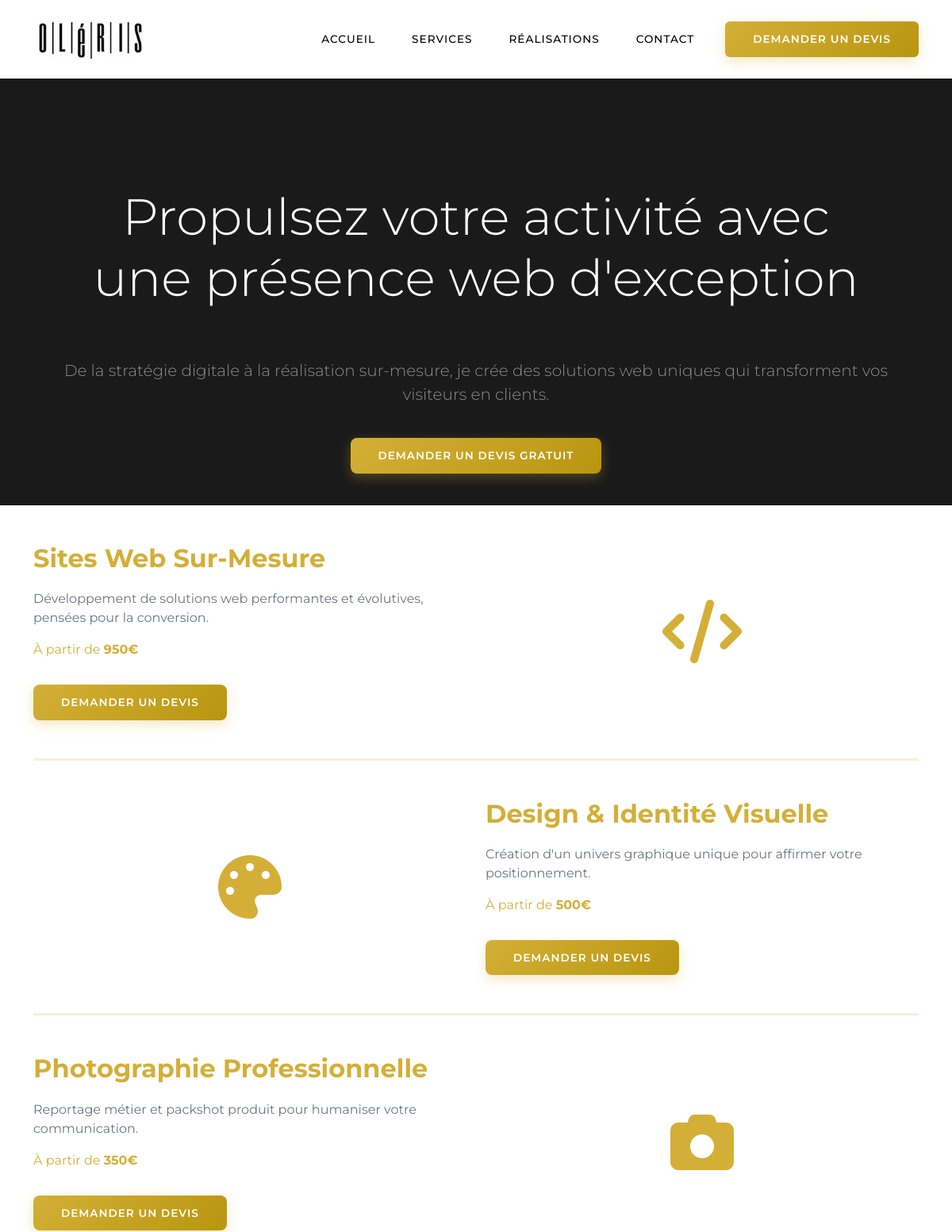
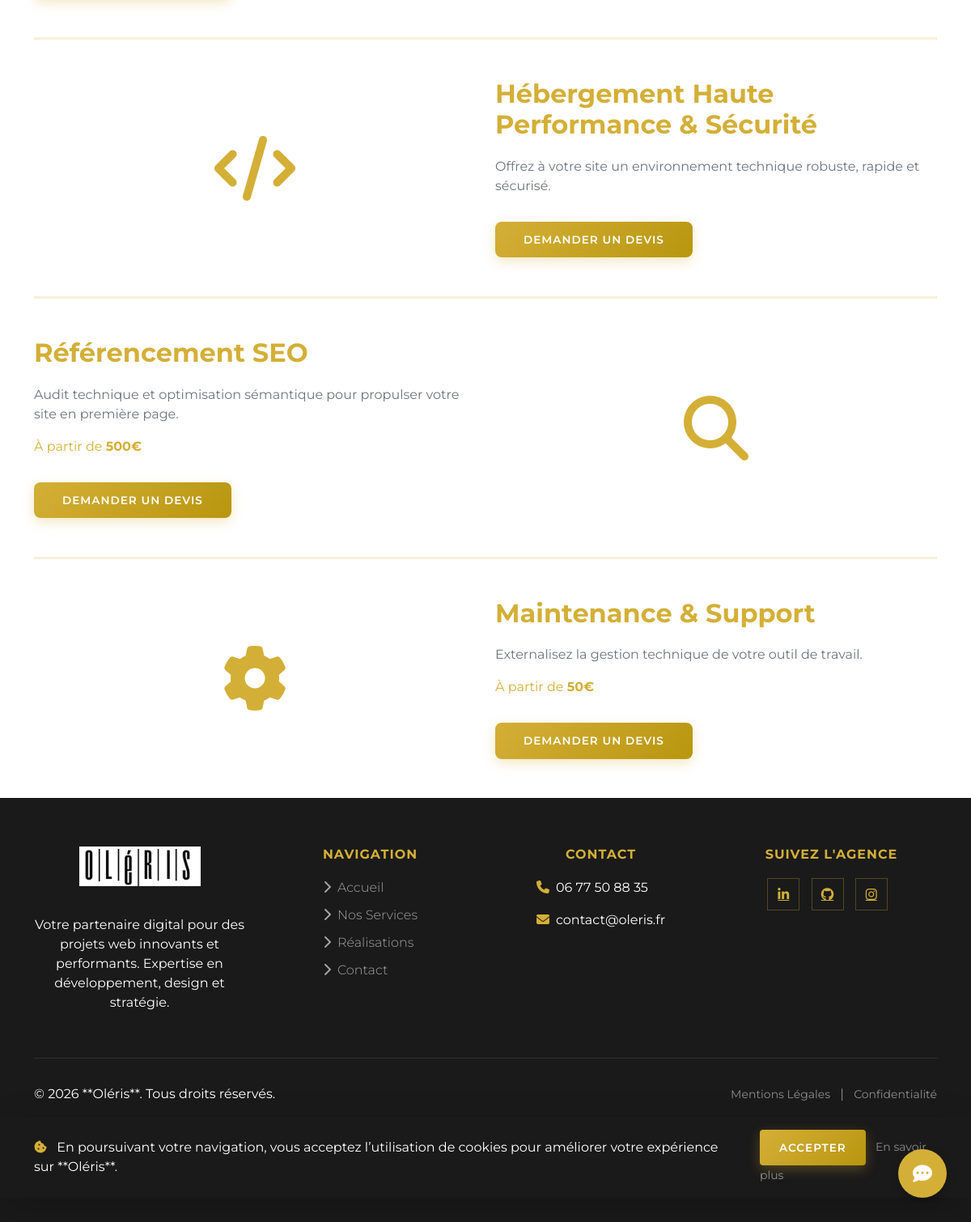
Page /pages/service.php on the committed database (2 pictures, top to bottom).
### tables this page shows
CREATE TABLE `services` (
  `id` int(11) NOT NULL AUTO_INCREMENT,
  `nom` varchar(255) NOT NULL,
  `description` text DEFAULT NULL,
  `duree_estimee` varchar(100) DEFAULT NULL,
  `icone` varchar(100) DEFAULT NULL,
  `prix_min` decimal(10,2) DEFAULT NULL,
  `prix_max` decimal(10,2) DEFAULT NULL,
  `ordre_affichage` int(11) DEFAULT 0,
  `actif` tinyint(1) DEFAULT 1,
  `date_creation` datetime DEFAULT current_timestamp(),
  PRIMARY KEY (`id`)
);

### includes/db.inc.php (called while the page is built, shortened)
<?php
function getServices($conn) {
    $sql = "SELECT * FROM services WHERE actif = 1 ORDER BY ordre_affichage";
    $result = $conn->query($sql);
    return $result ? $result->fetch_all(MYSQLI_ASSOC) : [];
}
?>

### pages/service.php (the view)
<?php
include '../includes/db.inc.php';
$services = getServices($conn);
include '../includes/header.inc.php';
?>
<main>
    <section class="services-hero-section section-padding" style="background-color: var(--grey-dark); padding: 40px 0; min-height: 220px; display: flex; align-items: center;">
        <div class="container">
            <div class="row">
                <div class="col-12 text-center" data-aos="fade-up">
                    <h1 class="display-3 text-white mb-3 mt-5 p-5">Propulsez votre activité avec une présence web d'exception</h1>
                    <p class="lead text-white-50">De la stratégie digitale à la réalisation sur-mesure, je crée des solutions web uniques qui transforment vos visiteurs en clients.</p>
                </div>
            </div>
            <div class="text-center mt-4">
                <a href="devis.php" class="btn btn-gold btn-lg">Demander un devis gratuit</a>
            </div>
        </div>
    </section>
    <section class="services-list-section section-padding">
        <div class="container">
            <?php foreach ($services as $index => $service) : ?>
                <?php
                $fade_direction = ($index % 2 == 0) ? 'fade-right' : 'fade-left';
                $row_reverse_class = ($index % 2 == 0) ? '' : 'flex-md-row-reverse';
                ?>
                <div class="row mb-5 align-items-center mt-5 <?php echo $row_reverse_class; ?>" data-aos="<?php echo $fade_direction; ?>">
                    <div class="col-md-6">
                        <h2 class="section-title-gold"><?php echo htmlspecialchars($service['nom']); ?></h2>
                        <p class="text-secondary"><?php echo htmlspecialchars($service['description']); ?></p>
                        <?php if ($service['prix_min']) : ?>
                            <p class="text-gold mt-3">
                                À partir de <strong><?php echo number_format($service['prix_min'], 0, ',', ' '); ?>€</strong>
                            </p>
                        <?php endif; ?>
                        <a href="devis.php?service=<?php echo urlencode($service['nom']); ?>" class="btn btn-gold btn-lg mt-3">Demander un devis</a>
                    </div>
                    <div class="col-md-6 mt-4 mt-md-0 text-center">
                        <i class="fas <?php echo htmlspecialchars($service['icone']); ?> fa-5x text-gold"></i>
                    </div>
                </div>
                <?php if ($index < count($services) - 1) : ?>
                    <hr class="my-5 border-gold">
                <?php endif; ?>
            <?php endforeach; ?>
        </div>
    </section>
</main>
<?php
include '../includes/footer.inc.php';
?>

### includes/header.inc.php (shortened to what this page needs)
<?php
$current_dir = dirname($_SERVER['PHP_SELF']);
$is_in_pages_folder = (basename($current_dir) === 'pages');
$path_prefix = $is_in_pages_folder ? '' : 'pages/';
$current_page = basename($_SERVER['PHP_SELF']);
?>
<!DOCTYPE html>
<html lang="fr">
<head>
    <link href="https://cdnjs.cloudflare.com/ajax/libs/bootstrap/5.3.2/css/bootstrap.min.css" rel="stylesheet">
    <link href="https://cdnjs.cloudflare.com/ajax/libs/font-awesome/6.4.2/css/all.min.css" rel="stylesheet">
    <link href="https://cdnjs.cloudflare.com/ajax/libs/aos/2.3.4/css/aos.min.css" rel="stylesheet">
    <link href="/css/cssprojet.css" rel="stylesheet">
</head>
<body>
    <nav class="navbar navbar-expand-lg fixed-top">
        <div class="container">
            <a class="navbar-brand logo-text" href="/">
                <img src="/images/oleris.jpg" alt="Logo Oléris - Agence Web" width="150">
            </a>
            <div class="collapse navbar-collapse" id="navbarNav">
                <ul class="navbar-nav ms-auto align-items-center">
                    <li class="nav-item">
                        <a class="nav-link <?php echo ($current_page == 'index.php') ? 'active' : ''; ?>" href="/">Accueil</a>
                    </li>
                    <li class="nav-item">
                        <a class="nav-link <?php echo ($current_page == 'service.php') ? 'active' : ''; ?>" href="<?php echo $path_prefix; ?>service.php">Services</a>
                    </li>
                    <li class="nav-item">
                        <a class="nav-link <?php echo ($current_page == 'realisation.php') ? 'active' : ''; ?>" href="<?php echo $path_prefix; ?>realisation.php">Réalisations</a>
                    </li>
                    <li class="nav-item">
                        <a class="nav-link <?php echo ($current_page == 'contact.php') ? 'active' : ''; ?>" href="<?php echo $path_prefix; ?>contact.php">Contact</a>
                    </li>
                    <li class="nav-item">
                        <a href="<?php echo $path_prefix; ?>devis.php" class="btn btn-gold ms-lg-3">Demander un Devis</a>
                    </li>
                </ul>
            </div>
        </div>
    </nav>

### includes/footer.inc.php (shortened to what this page needs)
<?php
$current_dir = dirname($_SERVER['PHP_SELF']);
$is_in_pages_folder = (basename($current_dir) === 'pages');
$path_prefix = $is_in_pages_folder ? '' : 'pages/';
?>
<footer class="site-footer">
    <div class="container">
        <div class="row footer-content justify-content-between">
            <div class="col-md-3 mb-4 text-center">
                <div class="footer-brand">
                    <a class="navbar-brand logo-text" href="/">
                        <img src="/images/oleris.jpg" alt="Logo Oléris - Agence Web" class="footer-logo" width="150">
                    </a>
                </div>
                <p class="footer-description mt-3">
                    Votre partenaire digital pour des projets web innovants et performants. Expertise en développement, design et stratégie.
                </p>
            </div>
            <div class="col-md-3 mb-4 text-center">
                <h4 class="footer-title">Navigation</h4>
                <ul class="footer-links list-unstyled d-inline-block text-start">
                    <li><a href="/"><i class="fas fa-chevron-right me-2"></i>Accueil</a></li>
                    <li><a href="<?php echo $path_prefix; ?>service.php"><i class="fas fa-chevron-right me-2"></i>Nos Services</a></li>
                    <li><a href="<?php echo $path_prefix; ?>realisation.php"><i class="fas fa-chevron-right me-2"></i>Réalisations</a></li>
                    <li><a href="<?php echo $path_prefix; ?>contact.php"><i class="fas fa-chevron-right me-2"></i>Contact</a></li>
                </ul>
            </div>
            <div class="col-md-3 mb-4 text-center">
                <h4 class="footer-title">Contact</h4>
                <ul class="footer-contact list-unstyled d-inline-block text-start">
                    <li class="mb-3">
                        <a href="tel:+33677508835" class="text-decoration-none text-reset">
                            <i class="fas fa-phone text-gold me-2"></i>06 77 50 88 35
                        </a>
                    </li>
                    <li>
                        <a href="mailto:contact@oleris.fr" class="text-decoration-none text-reset">
                            <i class="fas fa-envelope text-gold me-2"></i>contact@oleris.fr
                        </a>
                    </li>
                </ul>
            </div>
            <div class="col-md-3 mb-4 text-center">
                <h4 class="footer-title">Suivez l'Agence</h4>
                <div class="social-links">
                    <a href="https://www.linkedin.com/in/humblot-dylan-49835b341/" target="_blank" rel="noopener" aria-label="LinkedIn">
                        <i class="fab fa-linkedin-in"></i>
                    </a>
                    <a href="https://github.com/Dylanhblt03" target="_blank" rel="noopener" aria-label="GitHub">
                        <i class="fab fa-github"></i>
                    </a>
                    <a href="https://www.instagram.com/nuagedencre/" target="_blank" rel="noopener" aria-label="Instagram">
                        <i class="fab fa-instagram"></i>
                    </a>
                </div>
            </div>
        </div>
        <hr class="border-secondary opacity-25">
        <div class="footer-bottom py-3">
            <div class="row align-items-center">
                <div class="col-md-6 text-center text-md-start">
                    <p class="mb-0">&copy; <?php echo date('Y'); ?> **Oléris**. Tous droits réservés.</p>
                </div>
                <div class="col-md-6 text-center text-md-end">
                    <a href="<?php echo $path_prefix; ?>mentions-legales.php" class="text-white-50 text-decoration-none small">Mentions Légales</a>
                    <span class="text-white-50 mx-2">|</span>
                    <a href="<?php echo $path_prefix; ?>politique-confidentialite.php" class="text-white-50 text-decoration-none small">Confidentialité</a>
                </div>
            </div>
        </div>
    </div>
    <div id="cookie-banner" class="cookie-banner shadow-lg">
    <div class="container d-flex flex-column flex-md-row align-items-center justify-content-between py-3">
        <div class="cookie-text me-md-4 mb-3 mb-md-0">
            <i class="fas fa-cookie-bite text-gold me-2"></i>
            <span>En poursuivant votre navigation, vous acceptez l’utilisation de cookies pour améliorer votre expérience sur **Oléris**.</span>
        </div>
        <div class="cookie-buttons">
            <button id="accept-cookies" class="btn btn-gold btn-sm px-4 me-2">Accepter</button>
            <a href="<?php echo $path_prefix; ?>politique-confidentialite.php" class="text-white-50 small text-decoration-none">En savoir plus</a>
        </div>
    </div>
</div>
</footer>
<div id="chatbot-toggle-btn" class="chatbot-toggle-btn" aria-label="Ouvrir l'assistant">
    <i class="fas fa-comment-dots"></i>
</div>
</body>
</html>

### css/cssprojet.css (style rules this page uses)
:root { --gold-color: #D4AF37; --gold-light: #F4E5B8; --gold-dark: #B8960F; --black-color: #000000; --white-color: #FFFFFF; --grey-dark: #1a1a1a; --grey-light: #f5f5f5; }
* { scrollbar-width: thin; scrollbar-color: var(--gold-color) var(--black-color); }
* { margin: 0; padding: 0; box-sizing: border-box; }
body { font-family: 'Montserrat', sans-serif; overflow-x: hidden; color: var(--black-color); background: var(--white-color); }
.navbar { background: var(--white-color); backdrop-filter: blur(10px); box-shadow: 0 2px 20px rgba(0,0,0,0.05); transition: all 0.3s ease; padding: 20px 0; position: relative; z-index: 1000; }
.logo-text { font-weight: 700; font-size: 1.8rem; color: var(--black-color); letter-spacing: 3px; position: relative; }
.nav-link { color: var(--black-color) !important; font-weight: 500; margin: 0 15px; transition: all 0.3s ease; position: relative; text-transform: uppercase; font-size: 0.85rem; letter-spacing: 1px; }
.nav-link::after { content: ''; position: absolute; bottom: -5px; left: 0; width: 0; height: 2px; background: var(--gold-color); transition: width 0.3s ease; }
.btn-gold { background: linear-gradient(135deg, var(--gold-color), var(--gold-dark)); border: none; padding: 12px 35px; color: var(--white-color); font-weight: 600; transition: all 0.3s ease; text-transform: uppercase; letter-spacing: 1px; font-size: 0.85rem; box-shadow: 0 5px 15px rgba(212, 175, 55, 0.3); }
footer { background: var(--grey-dark); color: var(--white-color); padding: 60px 0 30px; }
.footer-logo { font-size: 1.5rem; font-weight: 800; letter-spacing: 3px; margin-bottom: 20px; }
.footer-title { font-size: 1rem; font-weight: 700; text-transform: uppercase; letter-spacing: 1px; margin-bottom: 20px; color: var(--gold-color); }
.footer-links { list-style: none; padding: 0; }
.footer-links li { margin-bottom: 10px; }
.footer-links a { color: rgba(255,255,255,0.6); text-decoration: none; transition: color 0.3s ease; font-weight: 300; }
.social-links a { display: inline-flex; align-items: center; justify-content: center; width: 40px; height: 40px; border: 1px solid rgba(212, 175, 55, 0.3); color: var(--gold-color); margin-right: 10px; transition: all 0.3s ease; font-size: 1rem; }
.chatbot-toggle-btn { position: fixed; bottom: 30px; right: 30px; width: 60px; height: 60px; background-color: var(--gold-color); color: var(--white-color); border-radius: 50%; display: flex; justify-content: center; align-items: center; font-size: 1.5rem; cursor: pointer; box-shadow: 0 4px 12px rgba(0, 0, 0, 0.2); z-index: 1050; transition: transform 0.3s ease, box-shadow 0.3s ease; }
.section-title-gold { color: var(--gold-color); font-weight: 700; margin-bottom: 20px; }
.text-gold { color: var(--gold-color) !important; }
.border-gold { border-top: 3px solid var(--gold-color); opacity: 0.2; }

### rows in the picture
services: nom "Sites Web Sur-Mesure", description "Développement de solutions web performantes et évolutives, pensées pour la conversion.", prix_min "950"
services: nom "Design & Identité Visuelle", description "Création d'un univers graphique unique pour affirmer votre positionnement.", prix_min "500"
services: nom "Photographie Professionnelle", description "Reportage métier et packshot produit pour humaniser votre communication.", prix_min "350"
services: nom "Hébergement Haute Performance & Sécurité", description "Offrez à votre site un environnement technique robuste, rapide et sécurisé."
services: nom "Référencement SEO", description "Audit technique et optimisation sémantique pour propulser votre site en première page.", prix_min "500"
services: nom "Maintenance & Support", description "Externalisez la gestion technique de votre outil de travail.", prix_min "50"
